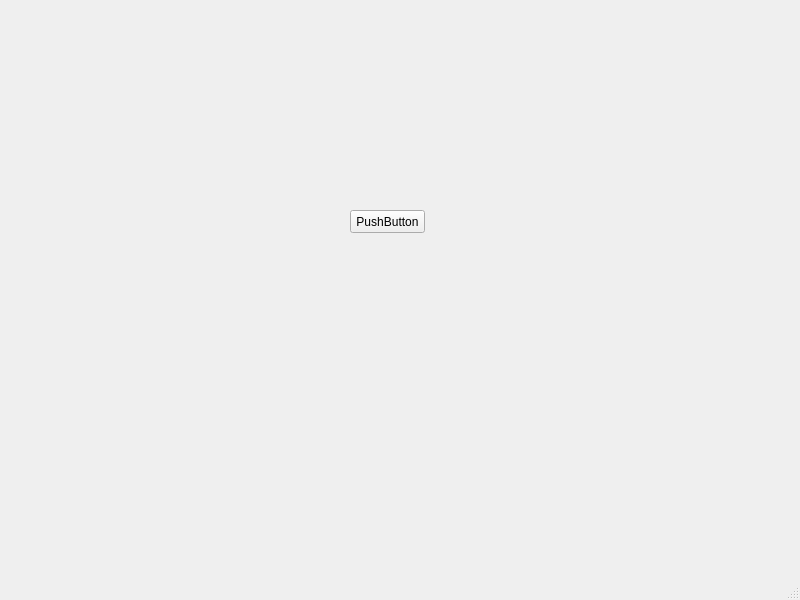
<?xml version="1.0" encoding="UTF-8"?>
<ui version="4.0">
 <class>MainWindow</class>
 <widget class="QMainWindow" name="MainWindow">
  <property name="geometry">
   <rect>
    <x>0</x>
    <y>0</y>
    <width>800</width>
    <height>600</height>
   </rect>
  </property>
  <property name="windowTitle">
   <string>MainWindow</string>
  </property>
  <widget class="QWidget" name="centralwidget">
   <widget class="QPushButton" name="button">
    <property name="geometry">
     <rect>
      <x>350</x>
      <y>210</y>
      <width>75</width>
      <height>23</height>
     </rect>
    </property>
    <property name="text">
     <string>PushButton</string>
    </property>
   </widget>
  </widget>
  <widget class="QMenuBar" name="menubar">
   <property name="geometry">
    <rect>
     <x>0</x>
     <y>0</y>
     <width>800</width>
     <height>21</height>
    </rect>
   </property>
  </widget>
  <widget class="QStatusBar" name="statusbar"/>
 </widget>
 <resources/>
 <connections/>
</ui>
